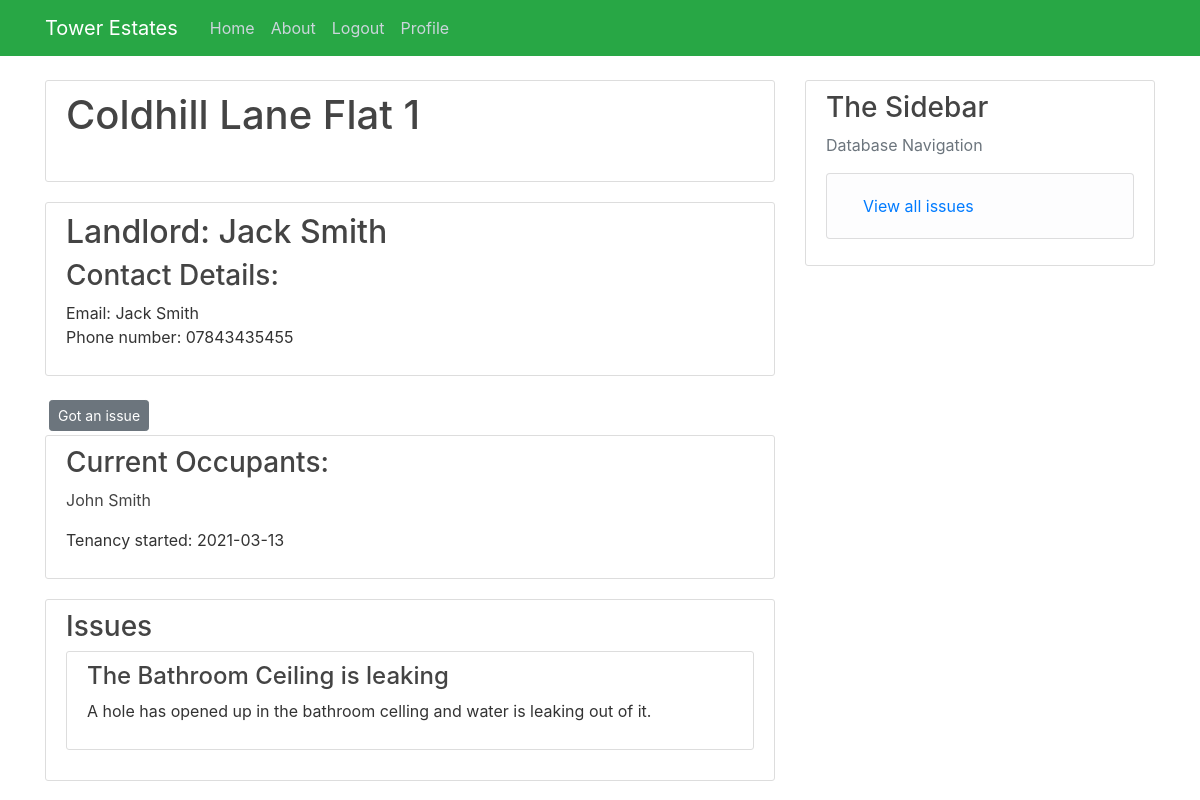
The page /Property/4 (signed in) on the database as committed earlier.
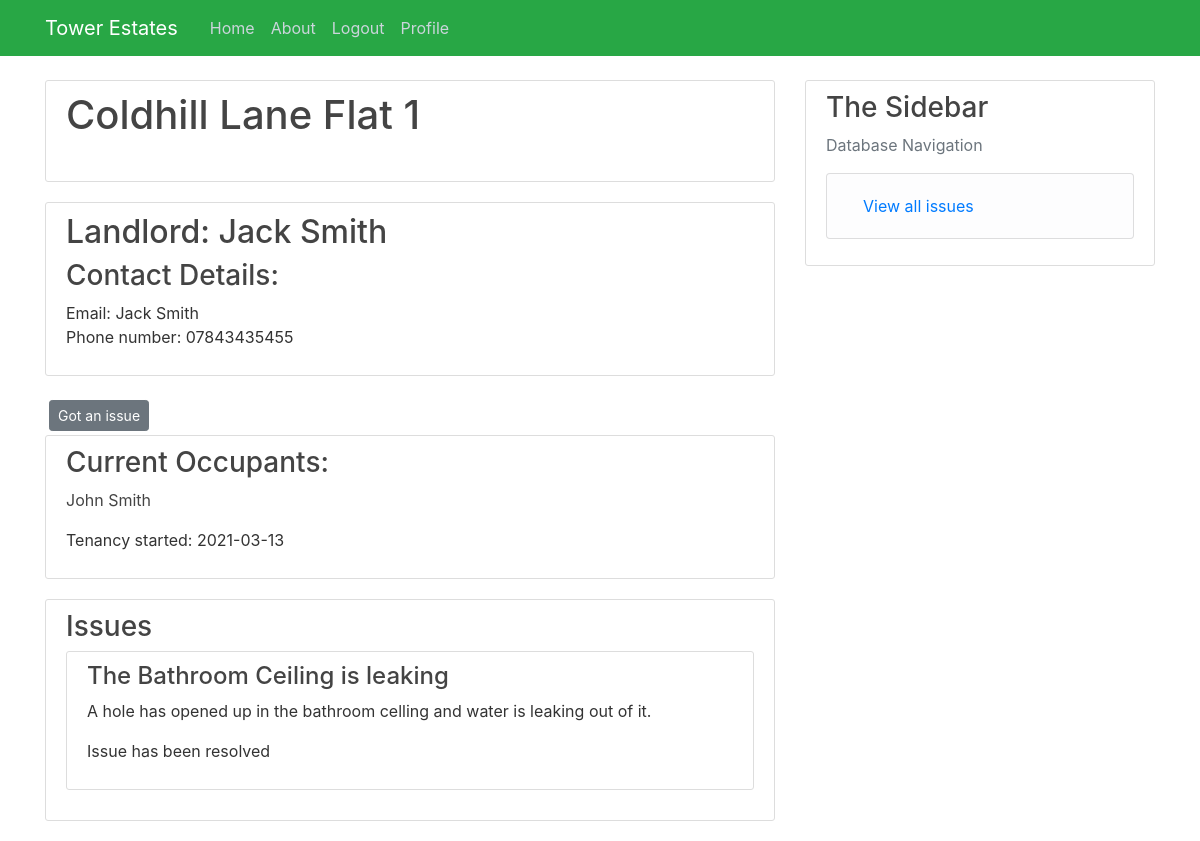
The same page on the database as committed later.
### Tower/models.py (models this page shows, shortened)
class Issue(db.Model):
    issue_id = db.Column(db.Integer, primary_key=True)
    summary = db.Column(db.String(100), nullable=False)
    content = db.Column(db.String(500), nullable=False)
    approved = db.Column(db.Boolean, default=False)
    opened = db.Column(db.DateTime, nullable=False, default=datetime.utcnow())
    closed = db.Column(db.Boolean, default=False)
    property_id = db.Column(db.Integer, db.ForeignKey("properties.property_id"), nullable=False)
    jobs = db.relationship("Jobs", backref="Issue", lazy=True, cascade="all, delete-orphan")
    notes = db.relationship("Issue_Notes", backref="Issue", lazy=True, cascade="all, delete-orphan")

### Tower/routes.py (the view)
@app.route("/Property/<int:property_id>", methods=["GET", "POST"])
@login_required
def Property(property_id):
    property = db.session.query(Properties, User).outerjoin(Properties, User.user_id == Properties.landlord_id). \
        filter(Properties.property_id == property_id).first()
    tenancy = db.session.query(Tenancies).filter(Tenancies.property_id == property_id).first()
    occupancies = db.session.query(User).outerjoin(Tenancies.occupants).filter(Tenancies.property_id == property_id)
    issues = db.session.query(Issue).filter(Issue.property_id == property_id).order_by(Issue.opened.desc())
    return render_template("Property.html", title="Property", property=property, occupancies=occupancies,
                           tenancy=tenancy, issues=issues)

### Tower/models.py (called while the page is built)
@login_manager.user_loader
def load_user(user_id):
    return User.query.get(int(user_id))

### Tower/templates/Property.html (shortened to what this page needs)
{% extends "layout.html" %}
{% block content %}
<div class="content-section">
    <h2 class="account-heading"> {{property.Properties.address_line_1}} {{property.Properties.address_line_2}}</h2>
    <br>
</div>
<div class="content-section">
    <h2><a class="article-title" href="{{ url_for('Landlord', user_id= property.Properties.landlord_id) }}">Landlord: {{property.User.name}}</a></h2>
    <h3>Contact Details:</h3>
    <p>Email: {{property.User.name}} <br>Phone number: {{property.User.phone_number}}
</div>
<div>
    <a class="btn btn-secondary btn-sm m-1" href=" {{url_for('create_issue', property_id = property.Properties.property_id)}}">Got an issue</a>
</div>
<div class="content-section">
    <h3> Current Occupants: </h3>
    {% for current in occupancies %}
    <p> <a class="article-title"href=" {{ url_for('Tenant', user_id= current.user_id) }}">{{current.name}}</a></p>
    {% endfor %}
    <p>Tenancy started: {{tenancy.start_date}}
</div>
<div class="content-section">
    <h3>Issues</h3>
    {% for issue in issues %}
    <div class="content-section">
        <h4>{{issue.summary}}</h4>
        <p>{{issue.content}}</p>
        {%if issue.closed == True%}
        <p>Issue has been resolved</p>
        {%endif%}
    </div>
    {%endfor%}
</div>
{% endblock content %}

Rows that differ between the two databases and show on the page:
changed Issue "The Bathroom Ceiling is leaking": now shows "Issue has been resolved"
